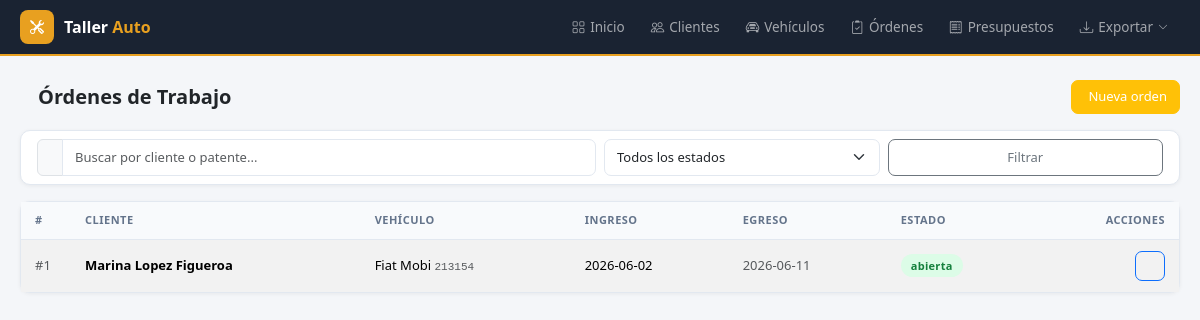
Screenshot of /ordenes with the database file from the repository.
### tables this page shows
CREATE TABLE ordenes (
            id INTEGER PRIMARY KEY AUTOINCREMENT,
            vehiculo_id INTEGER NOT NULL,
            cliente_id INTEGER NOT NULL,
            fecha_ingreso DATE NOT NULL,
            fecha_estimada DATE,
            fecha_egreso DATE,
            kilometros INTEGER,
            receptor_servicio TEXT,
            descripcion_trabajo TEXT,
            diagnostico TEXT,
            repuestos TEXT,
            observaciones TEXT,
            estado TEXT DEFAULT 'abierta',
            created_at TIMESTAMP DEFAULT CURRENT_TIMESTAMP,
            FOREIGN KEY (vehiculo_id) REFERENCES vehiculos(id),
            FOREIGN KEY (cliente_id) REFERENCES clientes(id)
        );

CREATE TABLE vehiculos (
            id INTEGER PRIMARY KEY AUTOINCREMENT,
            marca TEXT NOT NULL,
            modelo TEXT NOT NULL,
            patente TEXT NOT NULL UNIQUE,
            anio INTEGER,
            motor TEXT,
            vin TEXT,
            color TEXT,
            combustible TEXT,
            cliente_id INTEGER,
            created_at TIMESTAMP DEFAULT CURRENT_TIMESTAMP,
            FOREIGN KEY (cliente_id) REFERENCES clientes(id)
        );

### app.py (the view)
@app.route('/ordenes')
def ordenes():
    q = request.args.get('q', '')
    estado = request.args.get('estado', '')
    db = get_db()
    sql = '''
        SELECT o.id, o.fecha_ingreso, o.fecha_egreso, o.estado,
               c.nombre || ' ' || c.apellido AS cliente,
               v.marca || ' ' || v.modelo AS vehiculo, v.patente
        FROM ordenes o
        JOIN clientes c ON o.cliente_id=c.id
        JOIN vehiculos v ON o.vehiculo_id=v.id
        WHERE 1=1
    '''
    params = []
    if q:
        sql += ' AND (c.nombre LIKE ? OR c.apellido LIKE ? OR v.patente LIKE ?)'
        params += [f'%{q}%', f'%{q}%', f'%{q}%']
    if estado:
        sql += ' AND o.estado=?'
        params.append(estado)
    sql += ' ORDER BY o.created_at DESC'
    rows = db.execute(sql, params).fetchall()
    db.close()
    return render_template('ordenes.html', ordenes=rows, q=q, estado=estado)

### app.py (called while the page is built)
@app.before_request
def setup():
    if not hasattr(app, '_db_initialized'):
        init_db()
        app._db_initialized = True

### database.py (called while the page is built)
def get_db():
    conn = sqlite3.connect(DB_PATH)
    conn.row_factory = sqlite3.Row
    return conn

### templates/ordenes.html (shortened to what this page needs)
{% extends 'base.html' %}
{% block content %}
<div class="page-header d-print-none mb-3">
  <div class="row align-items-center">
    <div class="col"><h2 class="page-title">Órdenes de Trabajo</h2></div>
    <div class="col-auto"><a href="/ordenes/nueva" class="btn btn-warning text-white">Nueva orden</a></div>
  </div>
</div>
<div class="card mb-3">
  <div class="card-body py-2">
    <form class="row g-2" method="get">
      <div class="col-12 col-md-6">
        <div class="input-group">
          <span class="input-group-text"></span>
          <input type="text" name="q" class="form-control" placeholder="Buscar por cliente o patente..." value="{{ q }}">
        </div>
      </div>
      <div class="col-6 col-md-3">
        <select name="estado" class="form-select">
          <option value="" {{ 'selected' if not estado }}>Todos los estados</option>
        </select>
      </div>
      <div class="col-6 col-md-3 d-flex gap-2">
        <button class="btn btn-outline-secondary flex-grow-1">Filtrar</button>
      </div>
    </form>
  </div>
</div>
<div class="card">
  <div class="table-responsive">
    <table class="table table-vcenter card-table table-striped">
      <thead>
        <tr>
          <th style="width:50px">#</th>
          <th>Cliente</th>
          <th>Vehículo</th>
          <th>Ingreso</th>
          <th>Egreso</th>
          <th>Estado</th>
          <th class="text-end">Acciones</th>
        </tr>
      </thead>
      <tbody>
        {% for o in ordenes %}
        <tr>
          <td class="text-muted">#{{ o.id }}</td>
          <td class="fw-semibold">{{ o.cliente }}</td>
          <td>{{ o.vehiculo }} <span class="text-muted font-monospace" style="font-size:11px">{{ o.patente }}</span></td>
          <td>{{ o.fecha_ingreso }}</td>
          <td class="text-muted">{{ o.fecha_egreso or '—' }}</td>
          <td><span class="badge-estado badge-{{ o.estado }}">{{ o.estado }}</span></td>
          <td class="text-end">
            <a href="/ordenes/{{ o.id }}" class="btn btn-sm btn-icon btn-outline-primary" title="Ver"></a>
          </td>
        </tr>
        {% else %}
        <tr><td colspan="7" class="text-center text-muted py-5">
          <i class="ti ti-clipboard" style="font-size:32px;display:block;margin-bottom:8px;opacity:.3"></i>
          No hay órdenes.
        </td></tr>
        {% endfor %}
      </tbody>
    </table>
  </div>
</div>
{% endblock %}

### templates/base.html (style rules this page uses)
body { background: #f4f6f9; font-family: 'Segoe UI', system-ui, sans-serif; font-size: 14px; }
.page-header { margin-bottom: 20px; }
.page-title { font-size: 20px; font-weight: 700; margin: 0; display: flex; align-items: center; gap: 10px; }
.card { background: #fff; border: 1px solid #e2e8f0; border-radius: 10px; box-shadow: 0 1px 4px rgba(0,0,0,.06); }
.table { font-size: 13px; margin: 0; }
.table thead th { background: #f8fafc; color: #64748b; font-size: 11px; font-weight: 600; text-transform: uppercase; letter-spacing: .5px; padding: 10px 14px; border-bottom: 1px solid #e2e8f0; white-space: nowrap; }
.table td { padding: 11px 14px; border-color: #f1f5f9; vertical-align: middle; }
.table tbody tr:last-child td { border-bottom: none; }
.badge-estado { font-size: 11px; font-weight: 600; padding: 4px 10px; border-radius: 20px; letter-spacing: .3px; }
.badge-abierta { background: #dcfce7; color: #15803d; }
.btn { font-size: 13px; font-weight: 500; border-radius: 7px; }
.btn-sm { font-size: 12px; padding: 4px 10px; }
.btn-icon { width: 30px; height: 30px; padding: 0; display: inline-flex; align-items: center; justify-content: center; }
.form-control, .form-select { border-color: #e2e8f0; border-radius: 7px; font-size: 13px; padding: 8px 12px; }

### rows the page displays
ordenes: id "1", cliente "Marina Lopez Figueroa", vehiculo "Fiat Mobi", patente "213154", fecha_ingreso "2026-06-02", fecha_egreso "2026-06-11", estado "abierta"
